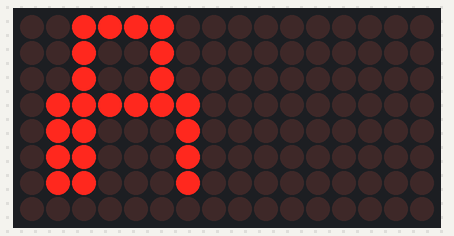
A sketch run on a simulated Arduino Uno, built with avr-gcc and run on an emulated ATmega328P. Shown: 16×8 LED matrix.

Above: at 0.1 s.
At 1.1 s:
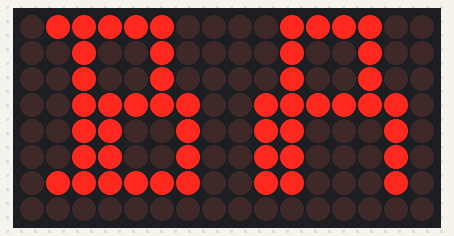
At 2.1 s:
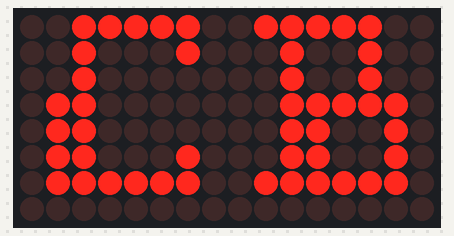
At 3.1 s:
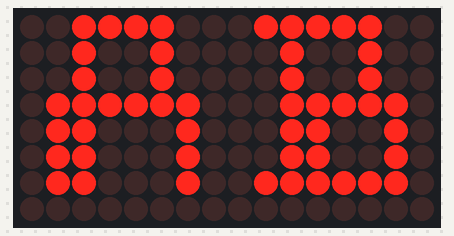

The sketch:

Tugas_5_-_Project_1.ino
```cpp
#include "LedControl.h"
LedControl lc=LedControl(7,6,5,2); // Pins: DIN,CLK,CS, # of Display connected
unsigned long delayTime=200; // Delay between Frames
// Put values in arrays
byte hurufA[] = {0x3C,0x24,0x24,0x7E,0x62,0x62,0x62,0x00};
byte hurufB[] = {0x7C,0x24,0x24,0x3E,0x32,0x32,0x7E,0x00};
byte hurufC[] =
{
 B00111110, // First frame of invader #1
 B00100010,
 B00100000,
 B01100000,
 B01100000,
 B01100010,
 B01111110,
 B00000000
};
void setup()
{
 lc.shutdown(0,false); // Wake up displays
 lc.setIntensity(0,1); // Set intensity levels
 lc.clearDisplay(0); // Clear Displays
 //device ke 2
 lc.shutdown(1,false); // Wake up displays
 lc.setIntensity(1,1); // Set intensity levels
 lc.clearDisplay(1); // Clear Displays
}

// Take values in Arrays and Display them
void A(int dev)
{
 for (int i = 0; i < 8; i++)
 {
 lc.setRow(dev,i,hurufA[i]);
 }
}
void B(int dev)
{
 for (int i = 0; i < 8; i++)
 {
 lc.setRow(dev,i,hurufB[i]);
 }
}
void C(int dev)
{
 for (int i = 0; i < 8; i++)
 {
 lc.setRow(dev,i,hurufC[i]);
 }
}
void loop()
{
// Put #1 frame on both Display
 A(0);
 delay(1000);
// lc.clearDisplay(0);
 A(1);
 B(0);
 delay(1000);
 B(1);
 C(0);
 delay(1000);
}
```

Measured:
- by itself, everything shown: repeats every 3.0 s, in 3 steps
- what the display in image 1 shows lasts 1.0 s, from 1.0 s to 2.0 s
